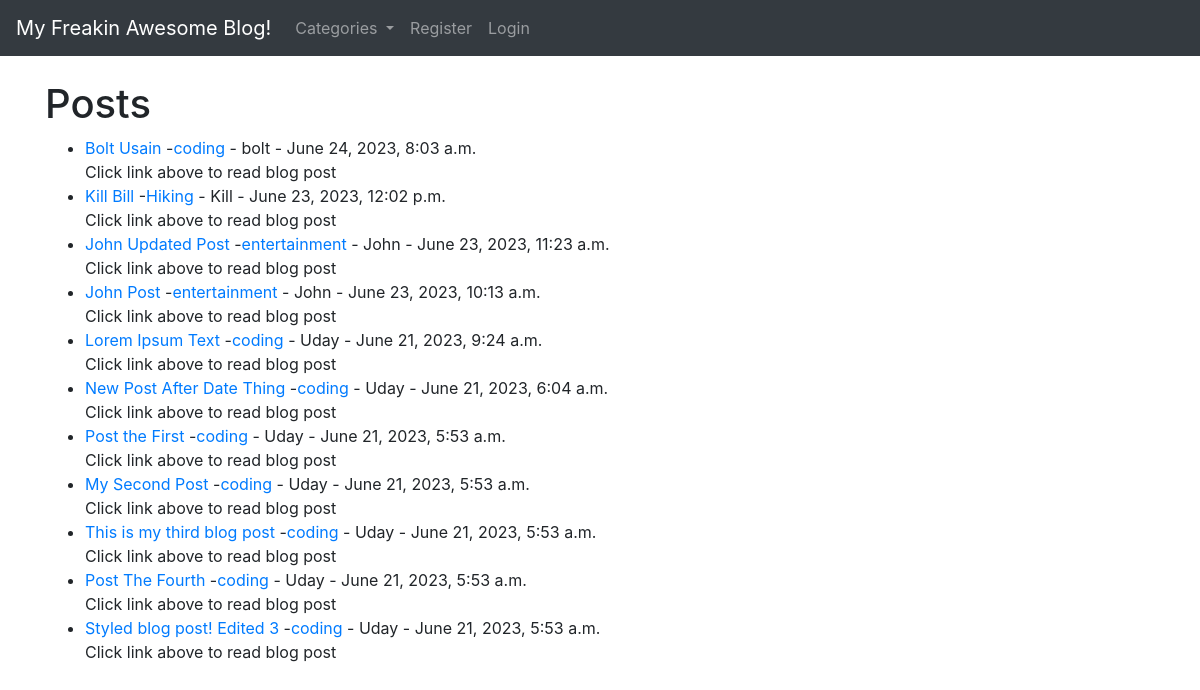
The page / on the database its author committed.
### blog/models.py (models this page shows, shortened)
class Post(models.Model):
    title = models.CharField(max_length=290)
    header_image = models.ImageField(null = True , blank = True , upload_to="images/")
    title_tag = models.CharField(max_length=290)
    author = models.ForeignKey(User, on_delete=models.CASCADE)
    body = RichTextField(blank = True , null = True)
    publication_date = models.DateTimeField(auto_now_add=True)
    category = models.CharField(max_length=255, default="coding")
    snippet = models.CharField(max_length=255)
    likes = models.ManyToManyField(User, related_name='blog_posts')

### blog/views.py (the view)
# urls.py: path('',HomeView.as_view(), name='home'),
class HomeView(ListView):
    model = Post
    template_name = 'blog/home.html'
    ordering = ['-publication_date']
    def get_context_data(self, *args,**kwargs):
        cat_menu = Category.objects.all()
        context=super(HomeView,self).get_context_data(*args,**kwargs)
        context["cat_menu"] = cat_menu
        return context

### blog/models.py (called while the page is built)
    def __str__(self):
        return self.name

### templates/blog/home.html (shortened to what this page needs)
{% extends 'blog/base.html' %}
{% block content %}
<h1>Posts</h1>
<ul>
{% for post in object_list %}
    <li><a href="{% url 'article-detail' post.pk  %}">
        {{post.title}}</a> -<a href="{% url 'category' post.category %}">{{post.category}}</a>
        - {{post.author}}
         - {{ post.publication_date }}<br/>
    {{ post.snippet }}
    </li>
{% endfor %}
</ul>
{% endblock %}

### rows shown on the page
Post: title "Bolt Usain", category "coding", author "bolt", publication_date "June 24, 2023, 8:03 a.m.", snippet "Click link above to read blog post"
Post: title "Kill Bill", category "Hiking", author "Kill", publication_date "June 23, 2023, 12:02 p.m.", snippet "Click link above to read blog post"
Post: title "John Updated Post", category "entertainment", author "John", publication_date "June 23, 2023, 11:23 a.m.", snippet "Click link above to read blog post"
Post: title "John Post", category "entertainment", author "John", publication_date "June 23, 2023, 10:13 a.m.", snippet "Click link above to read blog post"
Post: title "Lorem Ipsum Text", category "coding", author "Uday", publication_date "June 21, 2023, 9:24 a.m.", snippet "Click link above to read blog post"
Post: title "New Post After Date Thing", category "coding", author "Uday", publication_date "June 21, 2023, 6:04 a.m.", snippet "Click link above to read blog post"
Post: title "Post the First", category "coding", author "Uday", publication_date "June 21, 2023, 5:53 a.m.", snippet "Click link above to read blog post"
Post: title "My Second Post", category "coding", author "Uday", publication_date "June 21, 2023, 5:53 a.m.", snippet "Click link above to read blog post"
Post: title "This is my third blog post", category "coding", author "Uday", publication_date "June 21, 2023, 5:53 a.m.", snippet "Click link above to read blog post"
Post: title "Post The Fourth", category "coding", author "Uday", publication_date "June 21, 2023, 5:53 a.m.", snippet "Click link above to read blog post"
Post: title "Styled blog post! Edited 3", category "coding", author "Uday", publication_date "June 21, 2023, 5:53 a.m.", snippet "Click link above to read blog post"
